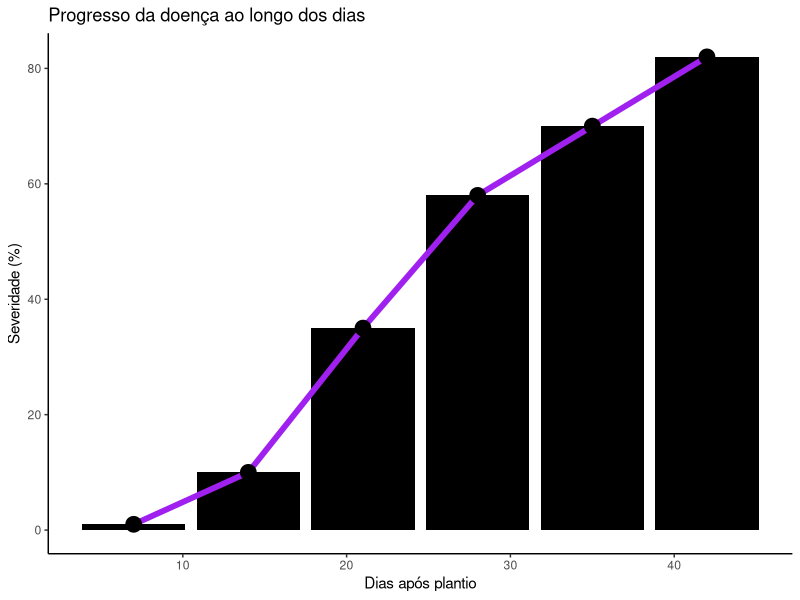

R code for this plot:
## ---- chunk 1
# Carregar dataset Orange
dados <- Orange
# Visualizar dados
Orange
## ---- chunk 2
# Criar vetor com valores de circunferência
circ <- dados$circumference  # Extrai coluna como vetor

# Aplicar exponencial e logaritmo
circ2 <- exp(circ)           # Exponencial
circ3 <- log(circ2)          # Log do resultado anterior (volta ao original)

# Adicionar nova coluna ao dataframe
dados$logcirc <- log(dados$circumference)

# Visualizar dataframe modificado
head(dados)

## ---- chunk 3
# Instalar pacotes (executar apenas uma vez)

# Algo que aprendi e me ajudou muito nas aulas foi instalar os pacotes usando os códigos, 
# na correria da aula faz toda a diferença!

# install.packages("tidyverse")
# install.packages("agricolae")

# Carregar pacotes
library(tidyverse)
#library(agricolae)
## ---- chunk 4
# Criar dados de exemplo
dates <- c(7,14,21,28,35,42)
severity <- c(0.1,5,10,35,50,60)
data_curva <- data.frame(dates, severity)

# Gráfico de colunas e linha
data_curva |>
  mutate(severity2 = c(1,10,35,58,70,82)) |> 
  ggplot(aes(dates, severity2)) +
  geom_col(fill = "black") +
  geom_line(linewidth = 2, color = "purple") +
  geom_point(size = 5, color = "black") +
  labs(
    title = "Progresso da doença ao longo dos dias",
    x = "Dias após plantio",
    y = "Severidade (%)"
  ) +
  theme_classic()

